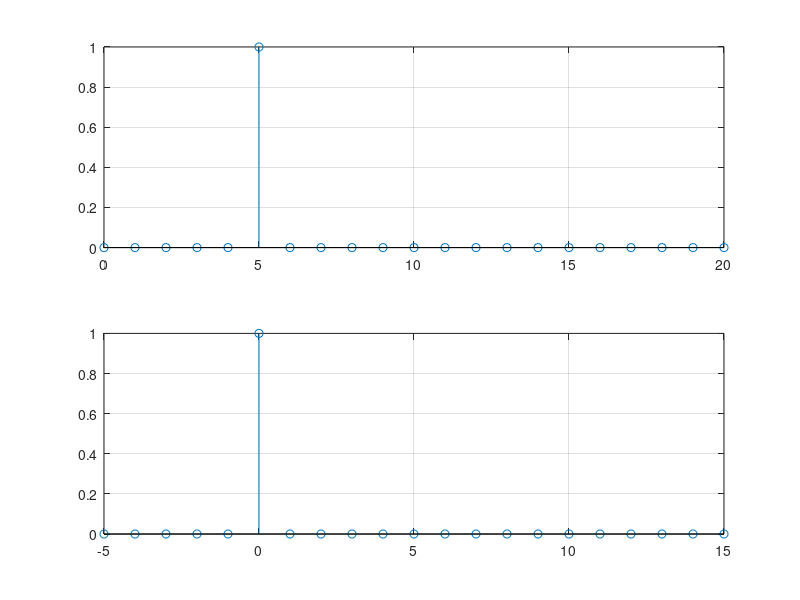
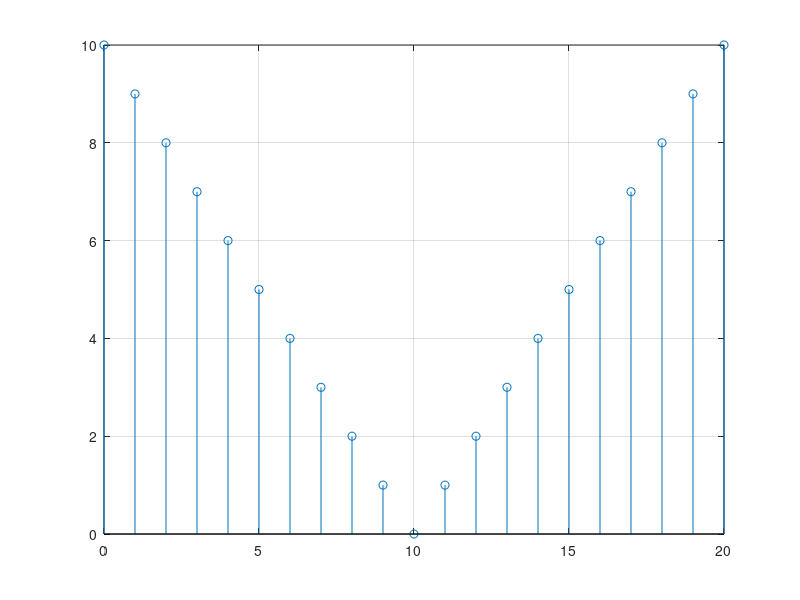
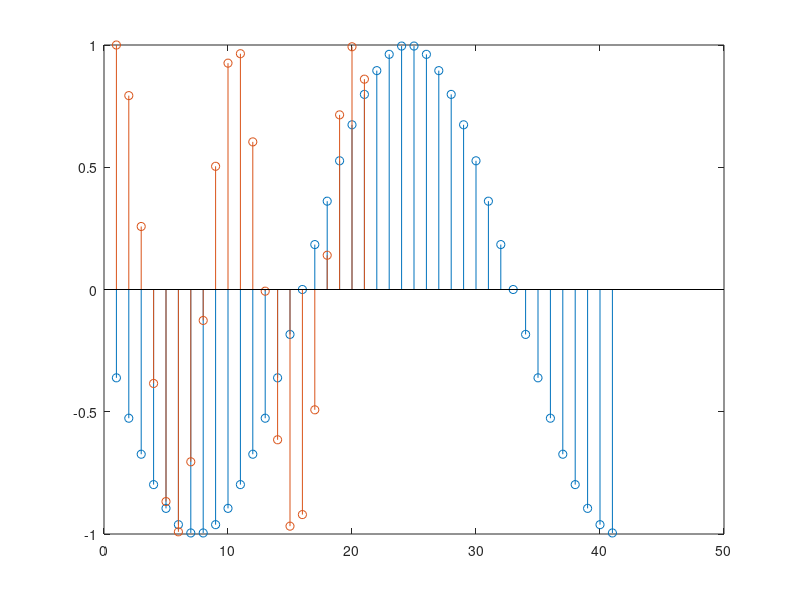
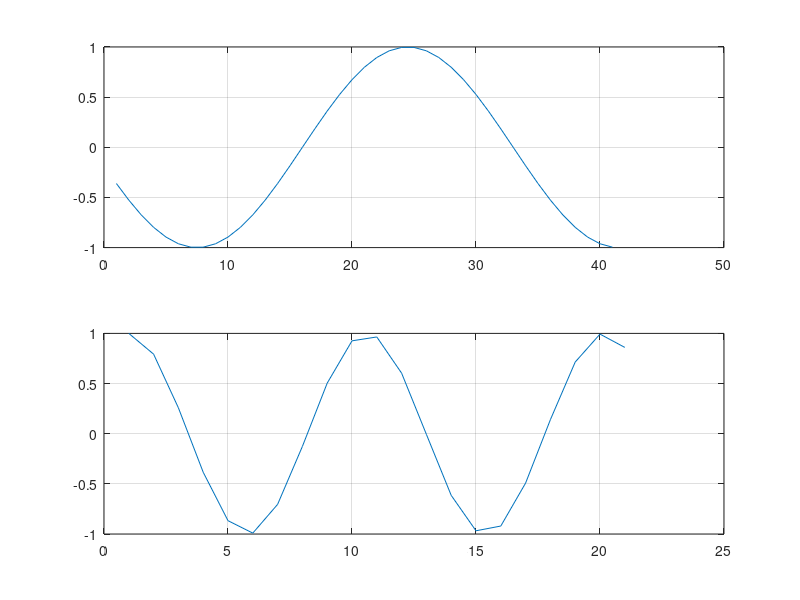

Reproduce these figures in MATLAB, in order.

z=[0,0,0,0,0,1,0,0,0,0,0,0,0,0,0,0,0,0,0,0,0];
k=length(z);
n=0:20;
m=-5:15;
figure(1)
subplot(2,1,1),stem(n,z),grid
subplot(2,1,2),stem(m,z),grid

t=abs(10-n);
figure(2)
stem(n,t),grid

n1=-15:25;
x1=sin(pi*n1/17);
n2=0:50;
x2=cos(pi*n/sqrt(23));
figure(3)
stem(x1),grid
hold on
stem(x2),grid
figure(4)
subplot(2,1,1),plot(x1),grid
subplot(2,1,2),plot(x2),grid
figure(5)
subplot(2,1,1),stem(x1),grid
subplot(2,1,2),stem(x2),grid

